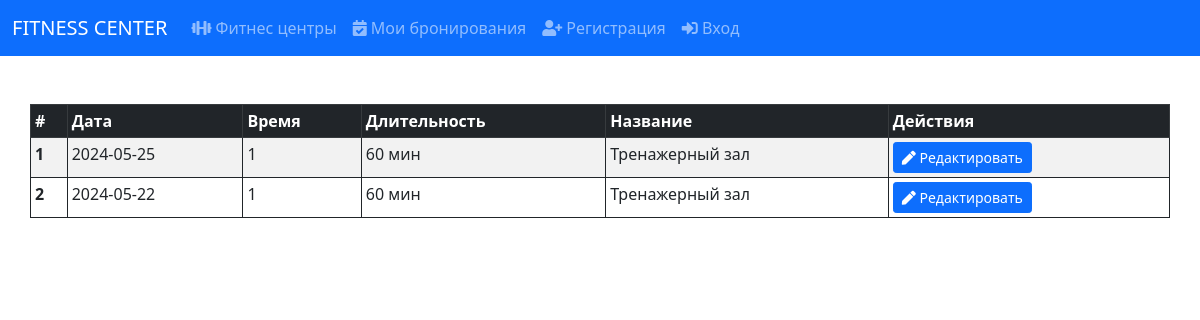
Page /user/reservations (signed in) on the earlier database version.
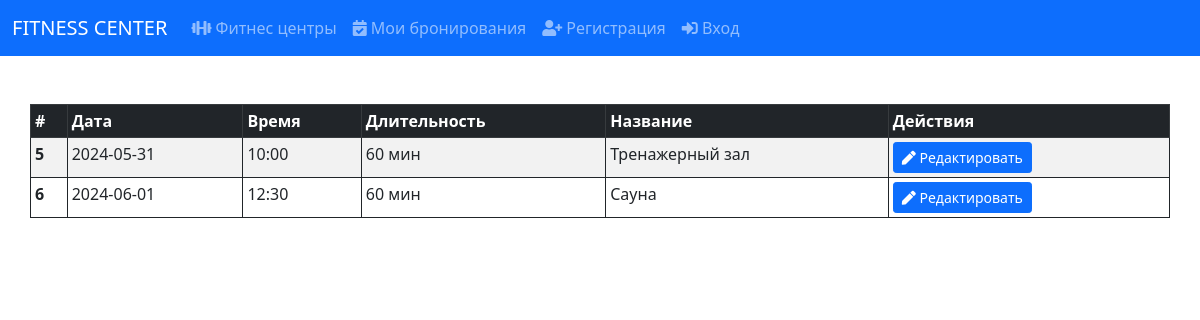
Same page on the later database version.
### tables this page shows
CREATE TABLE reservations (id INTEGER PRIMARY KEY AUTOINCREMENT UNIQUE NOT NULL, user_id INTEGER REFERENCES users (id) NOT NULL, service_id INTEGER REFERENCES services (id) NOT NULL, date TEXT NOT NULL, time TEXT NOT NULL);

CREATE TABLE services (id INTEGER PRIMARY KEY AUTOINCREMENT NOT NULL UNIQUE, name TEXT UNIQUE NOT NULL, duration INTEGER NOT NULL DEFAULT (0), description TEXT, price INTEGER NOT NULL, fitness_center_id INTEGER NOT NULL REFERENCES fitness_centers (id), max_attendees INTEGER NOT NULL DEFAULT (1));

### app.py (the view, shortened to what this page needs)
@app.route('/user/reservations', methods=['GET', 'POST'])
@login_required
def get_reservations_page():
    user = session.get('user')
    if request.method == 'GET':
        with SQLiteDatabase('base.db') as db:
            reservations = db.select(table_name='reservations', method='fetchall', conditions={'user_id': user['id']},
                                     columns=['reservations.id AS reservation_id', 'reservations.date',
                                              'reservations.time','services.duration',
                                              'services.name AS service_name', 'users.login AS user_name'],
                                     join_conditions={'users': {'reservations.user_id': 'users.id'}, 'services': {
                                         'reservations.service_id': 'services.id'
                                     }})
            services = db.select(table_name='services', method='fetchall')
            return render_template('reservations.html', title='Мои бронирования', reservations=reservations,
                                   services=services)

### Project_utils/database_utils.py (called while the page is built)
def dict_factory(cursor, row) -> Dict[str, Any]:
    d = {}
    for idx, col in enumerate(cursor.description):
        d[col[0]] = row[idx]
    return d

    def __enter__(self):
        self.connection = sqlite3.connect(self.db_path)
        self.connection.row_factory = dict_factory
        return self

    def __exit__(self, exc_type, exc_val, exc_tb):
        if self.connection:
            self.connection.close()

### app.py (called while the page is built)
def login_required(func):
    @wraps(func)
    def wrapper(*args, **kwargs):
        if 'user' not in session:
            return redirect('/login')
        return func(*args, **kwargs)
    return wrapper

### templates/reservations.html
{% extends "base.html" %}
{% block body %}
<div class="container">
        <div class="row">
            <table class="table table-striped table-bordered border-dark table-sm">
            <thead class="table-dark">
            <tr>
                <th scope="col">#</th>
                <th scope="col">Дата</th>
                <th scope="col">Время</th>
                <th scope="col">Длительность</th>
                <th scope="col">Название</th>
                <th scope="col">Действия</th>
            </tr>
            </thead>
            <tbody>
            {% for reservation in reservations %}
                <tr>
                    <th scope="row">{{ reservation.reservation_id }}</th>
                    <td>{{ reservation.date }}</td>
                    <td>{{ reservation.time }}</td>
                    <td>{{ reservation.duration * 60}} мин</td>
                    <td>{{ reservation.service_name }}</td>
                    <td>
                        <a class="btn btn-primary btn-sm" href="/user/reservations/{{ reservation.reservation_id }}">
                            <span class="icon"><i class="fas fa-pen"></i></span>
                            <span>Редактировать</span>
                        </a>
                    </td>
                </tr>
            {% endfor %}
            </tbody>
        </table>
        </div>
    </div>
{% endblock %}

### templates/base.html (shortened to what this page needs)
<!DOCTYPE html>
<html lang="en">
<head>
    <link href="https://cdn.jsdelivr.net/npm/bootstrap@5.0.2/dist/css/bootstrap.min.css" rel="stylesheet"
>
    <link rel="stylesheet" href="https://use.fontawesome.com/releases/v5.15.3/css/all.css"
>
</head>
<body>
<header class="mb-5">
    <nav class="navbar navbar-expand-lg navbar-dark bg-primary">
        <div class="container-fluid">
            <a class="navbar-brand" href="/">FITNESS CENTER</a>
            <div class="collapse navbar-collapse" id="navbarNav">
                <ul class="navbar-nav">
                    <li class="nav-item">
                        <a class="nav-link" href="/fitness_centers">
                            <span><i class="fas fa-dumbbell"></i></span>
                            <span>Фитнес центры</span>
                        </a>
                    </li>
                    <li class="nav-item">
                        <a class="nav-link" href="/user/reservations">
                            <span><i class="fas fa-calendar-check"></i></span>
                            <span>Мои бронирования</span>
                        </a>
                    </li>
                    <li class="nav-item">
                        <a class="nav-link" href="/register">
                            <span><i class="fas fa-user-plus"></i></span>
                            <span>Регистрация</span>
                        </a>
                    </li>
                    <li class="nav-item">
                        <a class="nav-link" href="/login">
                            <span><i class="fas fa-sign-in-alt"></i></span>
                            <span>Вход</span>
                        </a>
                    </li>
                </ul>
            </div>
        </div>
    </nav>
</header>
<main>
    {% block body %}{% endblock %}
</main>
</body>
</html>

Differences in the rows shown:
removed reservations: reservation_id "1", date "2024-05-25", time "1", reservation.duration*60 "60", service_name "Тренажерный зал"
removed reservations: reservation_id "2", date "2024-05-22", time "1", reservation.duration*60 "60", service_name "Тренажерный зал"
added reservations: reservation_id "5", date "2024-05-31", time "10:00", reservation.duration*60 "60", service_name "Тренажерный зал"
added reservations: reservation_id "6", date "2024-06-01", time "12:30", reservation.duration*60 "60", service_name "Сауна"
